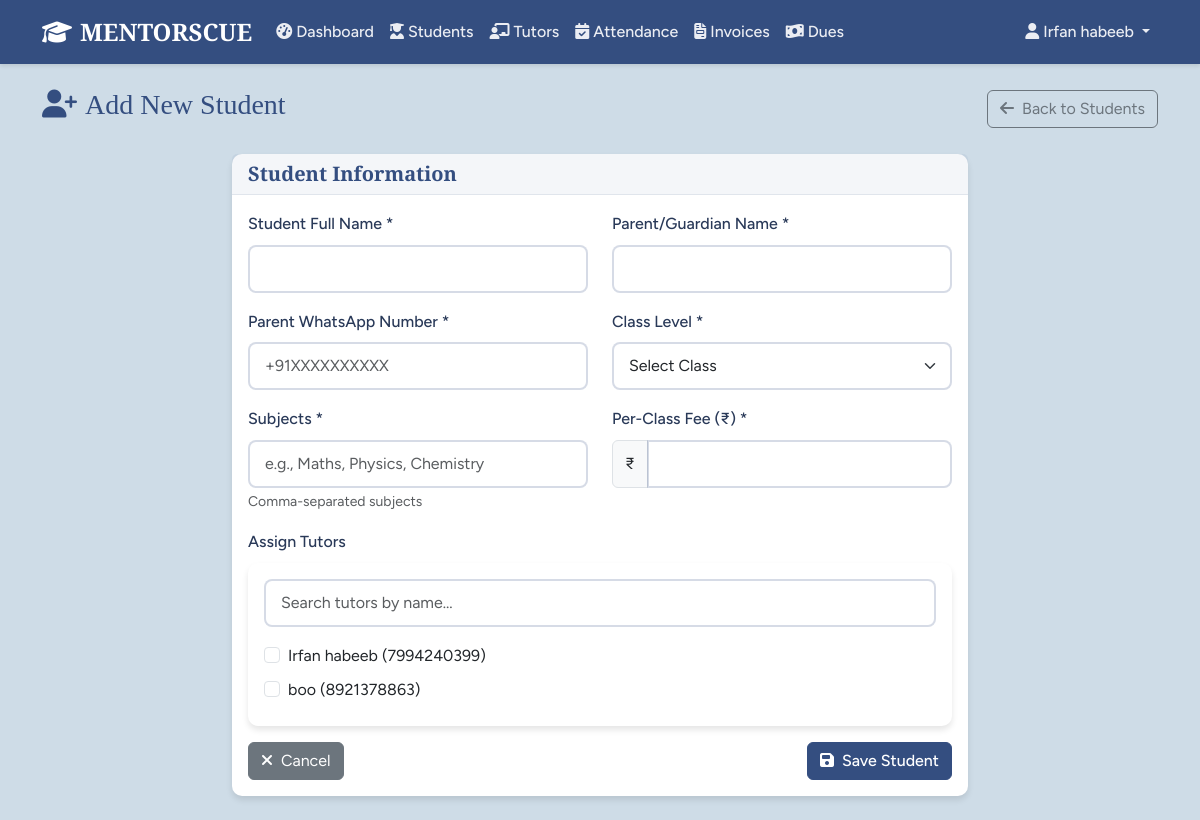
Screenshot of /students/add (signed in) with the database file from the repository.
### models.py (models this page shows, shortened)
class User(UserMixin, db.Model):
    id = db.Column(db.Integer, primary_key=True)
    username = db.Column(db.String(80), unique=True, nullable=False)
    password_hash = db.Column(db.String(256), nullable=False)
    email = db.Column(db.String(120), unique=True, nullable=True)
    full_name = db.Column(db.String(120), nullable=True)
    mobile = db.Column(db.String(20), nullable=True)
    created_at = db.Column(db.DateTime, default=datetime.utcnow)
    last_login = db.Column(db.DateTime)
    is_active = db.Column(db.Boolean, default=True)
    remember_me = db.Column(db.Boolean, default=False)
    roles = db.relationship('Role', secondary=user_roles, backref='users')
    def has_role(self, role_name):
        return any(role.name == role_name for role in self.roles)
    def has_permission(self, permission):
        return any(role.has_permission(permission) for role in self.roles)
    def is_tutor_user(self):
        return self.has_role('Tutor')

class Tutor(db.Model):
    id = db.Column(db.Integer, primary_key=True)
    user_id = db.Column(db.Integer, db.ForeignKey('user.id'), nullable=True)
    full_name = db.Column(db.String(120), nullable=False)
    date_of_birth = db.Column(db.Date, nullable=True)
    mobile = db.Column(db.String(20), nullable=False, unique=True)
    upi_id = db.Column(db.String(100), nullable=True)
    username = db.Column(db.String(80), nullable=False, unique=True)
    password = db.Column(db.String(20), nullable=False)  # Plain text for display
    billing_start_date = db.Column(db.Date, default=datetime.utcnow().date)
    status = db.Column(db.String(20), default='Active')  # Active, Inactive
    created_at = db.Column(db.DateTime, default=datetime.utcnow)
    attendance_records = db.relationship('Attendance', backref='tutor', lazy='dynamic')
    receipts = db.relationship('TutorReceipt', backref='tutor', lazy='dynamic')
    user = db.relationship('User', backref='tutor_profile', uselist=False)

### routes.py (the view, shortened to what this page needs)
@app.route('/students/add', methods=['GET', 'POST'])
@login_required
@permission_required(Permission.ADD_STUDENTS)
def add_student():
    tutors = Tutor.query.filter_by(status='Active').all()
    return render_template('add_student.html', tutors=tutors)

### app.py (called while the page is built)
@login_manager.user_loader
def load_user(user_id):
    from models import User
    return User.query.get(int(user_id))

### models.py (called while the page is built)
    def has_permission(self, perm):
        return self.permissions & perm == perm

### routes.py (called while the page is built)
@app.context_processor
def inject_permissions():
    return dict(Permission=Permission, User=User, Role=Role, Student=Student, Tutor=Tutor,
                Attendance=Attendance, StudentInvoice=StudentInvoice,
                TutorReceipt=TutorReceipt, Announcement=Announcement, Settings=Settings,
                datetime=datetime, db=db, timedelta=timedelta)

### utils.py (called while the page is built)
def permission_required(permission):
    def decorator(f):
        from functools import wraps
        @wraps(f)
        def decorated_function(*args, **kwargs):
            from flask_login import current_user
            from flask import abort
            if not current_user.is_authenticated:
                return redirect(url_for('auth.login'))
            if not current_user.has_permission(permission):
                abort(403)
            return f(*args, **kwargs)
        return decorated_function
    return decorator

### templates/add_student.html (shortened to what this page needs)
{% extends "base.html" %}
{% block content %}
<div class="container">
    <div class="row">
        <div class="col-12">
            <div class="d-flex justify-content-between align-items-center mb-4">
                <h1 class="h3 text-primary">
                    <i class="fas fa-user-plus me-2"></i>Add New Student
                </h1>
                <a href="{{ url_for('students_list') }}" class="btn btn-outline-secondary">
                    <i class="fas fa-arrow-left me-2"></i>Back to Students
                </a>
            </div>
        </div>
    </div>
    <div class="row justify-content-center">
        <div class="col-lg-8">
            <div class="card">
                <div class="card-header">
                    <h5 class="card-title mb-0">Student Information</h5>
                </div>
                <div class="card-body">
                    <form method="POST" id="studentForm">
                        <div class="row">
                            <div class="col-md-6 mb-3">
                                <label for="full_name" class="form-label">Student Full Name *</label>
                                <input type="text" class="form-control" id="full_name" name="full_name" required>
                            </div>
                            <div class="col-md-6 mb-3">
                                <label for="parent_name" class="form-label">Parent/Guardian Name *</label>
                                <input type="text" class="form-control" id="parent_name" name="parent_name" required>
                            </div>
                        </div>
                        <div class="row">
                            <div class="col-md-6 mb-3">
                                <label for="parent_whatsapp" class="form-label">Parent WhatsApp Number *</label>
                                <input type="tel" class="form-control" id="parent_whatsapp" name="parent_whatsapp"
                                       placeholder="+91XXXXXXXXXX" required>
                            </div>
                            <div class="col-md-6 mb-3">
                                <label for="class_level" class="form-label">Class Level *</label>
                                <select class="form-select" id="class_level" name="class_level" required>
                                    <option value="">Select Class</option>
                                </select>
                            </div>
                        </div>
                        <div class="row">
                            <div class="col-md-6 mb-3">
                                <label for="subjects" class="form-label">Subjects *</label>
                                <input type="text" class="form-control" id="subjects" name="subjects"
                                       placeholder="e.g., Maths, Physics, Chemistry" required>
                                <small class="form-text text-muted">Comma-separated subjects</small>
                            </div>
                            <div class="col-md-6 mb-3">
                                <label for="per_class_fee" class="form-label">Per-Class Fee (₹) *</label>
                                <div class="input-group">
                                    <span class="input-group-text">₹</span>
                                    <input type="number" class="form-control" id="per_class_fee" name="per_class_fee"
                                           min="0" step="0.01" required>
                                </div>
                            </div>
                        </div>
                        <div class="mb-3">
                            <label class="form-label">Assign Tutors</label>
                            <div class="card border-light">
                                <div class="card-body">
                                    <div class="mb-3">
                                        <input type="text" class="form-control" id="tutorSearch"
                                               placeholder="Search tutors by name...">
                                    </div>
                                    <div id="tutorList">
                                        {% for tutor in tutors %}
                                        <div class="tutor-item mb-2">
                                            <div class="form-check">
                                                <input class="form-check-input" type="checkbox"
                                                       id="tutor_{{ tutor.id }}" name="tutor_ids" value="{{ tutor.id }}">
                                                <label class="form-check-label" for="tutor_{{ tutor.id }}">
                                                    {{ tutor.full_name }} ({{ tutor.mobile }})
                                                </label>
                                            </div>
                                        </div>
                                        {% endfor %}
                                    </div>
                                </div>
                            </div>
                        </div>
                        <div class="d-flex justify-content-between">
                            <a href="{{ url_for('students_list') }}" class="btn btn-secondary">
                                <i class="fas fa-times me-2"></i>Cancel
                            </a>
                            <button type="submit" class="btn btn-primary">
                                <i class="fas fa-save me-2"></i>Save Student
                            </button>
                        </div>
                    </form>
                </div>
            </div>
        </div>
    </div>
</div>
{% endblock %}

### templates/base.html (shortened to what this page needs)
<!DOCTYPE html>
<html lang="en">
<head>
    <link href="https://cdn.jsdelivr.net/npm/bootstrap@5.3.0/dist/css/bootstrap.min.css" rel="stylesheet">
    <link href="https://cdnjs.cloudflare.com/ajax/libs/font-awesome/6.4.0/css/all.min.css" rel="stylesheet">
    <link href="{{ url_for('static', filename='css/style.css') }}" rel="stylesheet">
</head>
<body>
    {% if current_user.is_authenticated %}
    <nav class="navbar navbar-expand-lg navbar-dark bg-primary">
        <div class="container">
            <a class="navbar-brand fw-bold" href="{{ url_for('dashboard') }}">
                <i class="fas fa-graduation-cap me-2"></i>MENTORSCUE
            </a>
            <div class="collapse navbar-collapse" id="navbarNav">
                <ul class="navbar-nav me-auto">
                    {% if current_user.is_tutor_user() %}
                        <li class="nav-item">
                            <a class="nav-link" href="{{ url_for('tutor_dashboard') }}">
                                <i class="fas fa-tachometer-alt me-1"></i>Dashboard
                            </a>
                        </li>
                        <li class="nav-item">
                            <a class="nav-link" href="{{ url_for('attendance') }}">
                                <i class="fas fa-calendar-check me-1"></i>Attendance
                            </a>
                        </li>
                    {% else %}
                        <li class="nav-item">
                            <a class="nav-link" href="{{ url_for('dashboard') }}">
                                <i class="fas fa-tachometer-alt me-1"></i>Dashboard
                            </a>
                        </li>
                        {% if current_user.has_permission(Permission.VIEW_STUDENTS) %}
                        <li class="nav-item">
                            <a class="nav-link" href="{{ url_for('students_list') }}">
                                <i class="fas fa-user-graduate me-1"></i>Students
                            </a>
                        </li>
                        {% endif %}
                        {% if current_user.has_permission(Permission.VIEW_TUTORS) %}
                        <li class="nav-item">
                            <a class="nav-link" href="{{ url_for('tutors_list') }}">
                                <i class="fas fa-chalkboard-teacher me-1"></i>Tutors
                            </a>
                        </li>
                        {% endif %}
                        {% if current_user.has_permission(Permission.VIEW_ATTENDANCE) %}
                        <li class="nav-item">
                            <a class="nav-link" href="{{ url_for('attendance') }}">
                                <i class="fas fa-calendar-check me-1"></i>Attendance
                            </a>
                        </li>
                        {% endif %}
                        {% if current_user.has_permission(Permission.VIEW_INVOICES) %}
                        <li class="nav-item">
                            <a class="nav-link" href="{{ url_for('invoices') }}">
                                <i class="fas fa-file-invoice me-1"></i>Invoices
                            </a>
                        </li>
                        {% endif %}
                        {% if current_user.has_permission(Permission.VIEW_STUDENTS) %}
                        <li class="nav-item">
                            <a class="nav-link" href="{{ url_for('dues') }}">
                                <i class="fas fa-money-bill-wave me-1"></i>Dues
                            </a>
                        </li>
                        {% endif %}
                    {% endif %}
                </ul>
                <ul class="navbar-nav">
                    <li class="nav-item dropdown">
                        <a class="nav-link dropdown-toggle" href="#" data-bs-toggle="dropdown">
                            <i class="fas fa-user me-1"></i>{{ current_user.full_name or current_user.username }}
                        </a>
                    </li>
                </ul>
            </div>
        </div>
    </nav>
    {% endif %}
    <main class="py-4">
        {% block content %}{% endblock %}
    </main>
</body>
</html>

### static/css/style.css (style rules this page uses)
:root { --primary-color: #344e80; --secondary-color: #43a24c; --background-color: #cedce7; --text-color: #293958; --title-font: 'Cormorant Garamond', serif; --body-font: 'Figtree', sans-serif; }
body { font-family: var(--body-font); background-color: var(--background-color); color: var(--text-color); line-height: 1.6; }
h1, h2, h3, h4, h5, h6 { font-family: var(--title-font); font-weight: 600; color: var(--primary-color); }
.navbar { background-color: var(--primary-color) !important; box-shadow: 0 2px 4px rgba(0,0,0,0.1); }
.navbar-brand { font-family: var(--title-font); font-weight: 700; font-size: 1.5rem; }
.navbar-nav .nav-link { color: rgba(255,255,255,0.9) !important; font-weight: 500; transition: all 0.3s ease; }
.btn-primary { background-color: var(--primary-color); border-color: var(--primary-color); font-weight: 500; }
.card { border: none; border-radius: 10px; box-shadow: 0 4px 6px rgba(0,0,0,0.1); transition: all 0.3s ease; }
.card-header { background-color: rgba(52, 78, 128, 0.05); border-bottom: 1px solid rgba(52, 78, 128, 0.1); font-weight: 600; }
.card-title { color: var(--primary-color); font-family: var(--title-font); }
.form-control, .form-select { border: 2px solid rgba(52, 78, 128, 0.2); border-radius: 8px; padding: 10px 15px; font-family: var(--body-font); transition: all 0.3s ease; }
.form-label { font-weight: 500; color: var(--text-color); margin-bottom: 8px; }
.text-primary { color: var(--primary-color) !important; }
.bg-primary { background-color: var(--primary-color) !important; }

### rows the page displays
User: full_name "Irfan habeeb"
Tutor: full_name "Irfan habeeb", mobile "7994240399"
Tutor: full_name "boo", mobile "8921378863"
